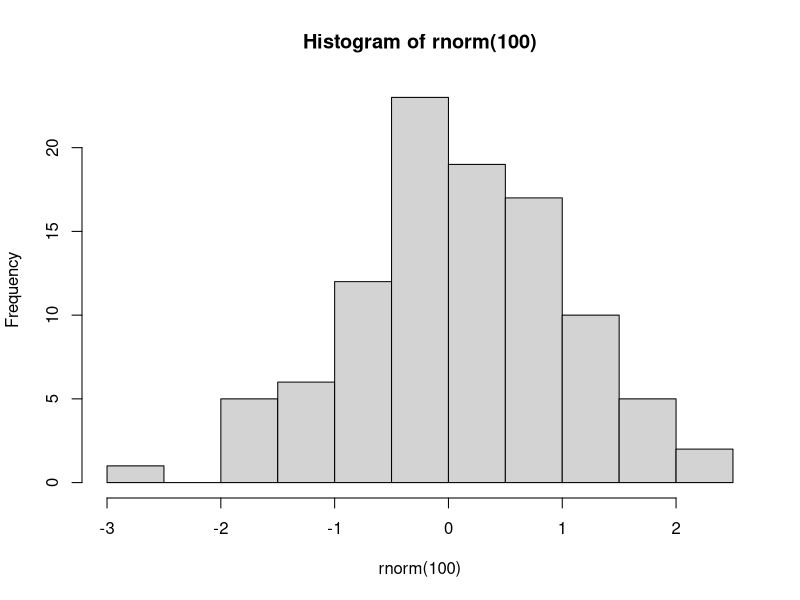

Write the R code that produced this figure.
########################################################
#####                                              #####
#####       FILE Z.R GENERATES A GRAPH             #####
#####                                              #####
########################################################

# are Comments...anything after pound sign '#' is ignored
# by the R interpreter

# call pdf() function to tell R to save graph
# in pdf file 'xh.pdf'
pdf("xh.pdf")  # set graphical output file

# Generate 100 N(0,1) random normal variates 
# and plot their histogram
hist(rnorm(100))

# closes the graphical device we are using
# which is the file 'xh.pdf' in this case.
# This command is mechanism that actually
# causes the file to be written to disk.
dev.off()  # close the graphical output file
